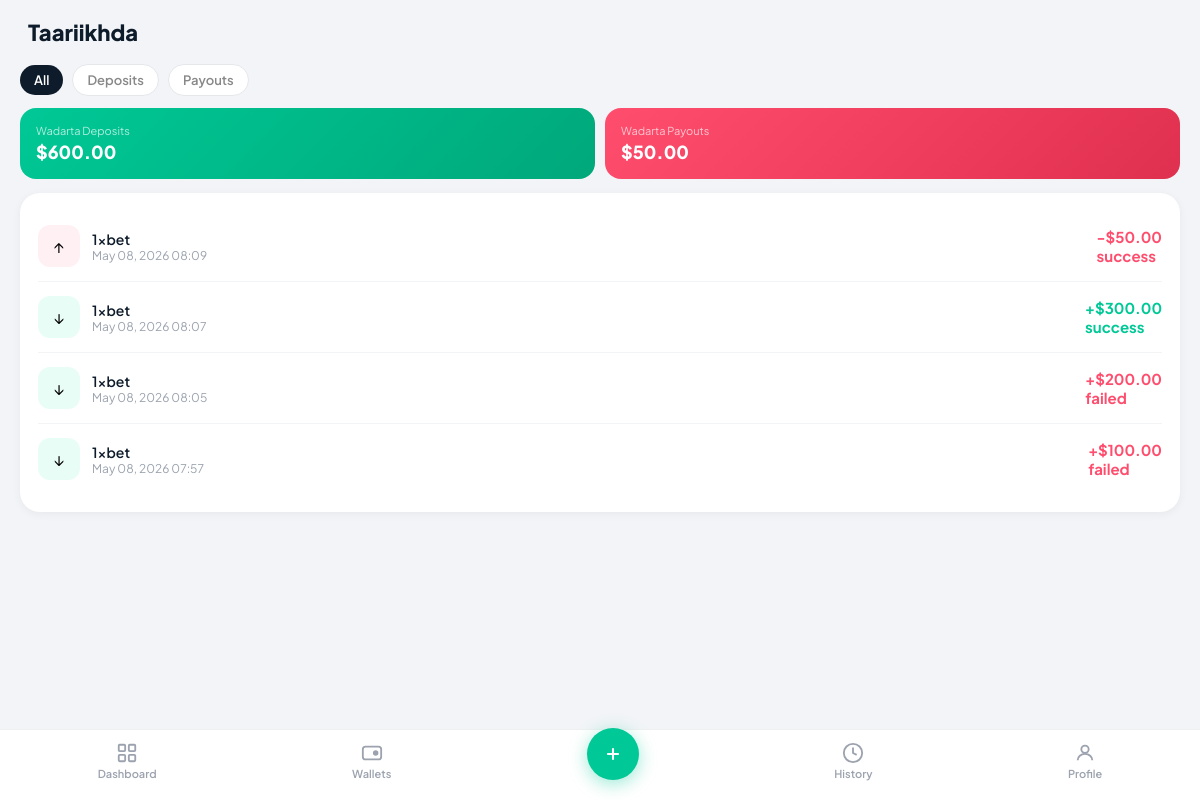
/history/ (signed in), run on the app's committed database.
### dashboard/models.py (models this page shows, shortened)
class Transaction(models.Model):
    TXN_TYPES = [('deposit', 'Deposit'), ('payout', 'Payout')]
    STATUS    = [('success', 'Success'), ('pending', 'Pending'), ('failed', 'Failed')]
    agent = models.ForeignKey(User,on_delete=models.CASCADE)
    wallet     = models.ForeignKey(Wallet, on_delete=models.CASCADE, related_name='transactions')
    phone = models.IntegerField(null=True)
    amount = models.FloatField()
    txn_type   = models.CharField(max_length=10, choices=TXN_TYPES)
    type_money = models.CharField(max_length=40)
    status     = models.CharField(max_length=10, choices=STATUS, default='pending')
    created_at = models.DateTimeField(auto_now_add=True)
    class Meta:
        ordering = ['-created_at']
        verbose_name = 'Transaction'
        verbose_name_plural = 'Transactions'
    @property
    def is_deposit(self):
        return self.txn_type == 'deposit'
    @property
    def display_amount(self):
        sign = '+' if self.is_deposit else '-'
        return f"{sign}${self.amount:,.2f}"

class Wallet(models.Model):
    agent        = models.ForeignKey(User, on_delete=models.CASCADE, related_name='wallets')
    name         = models.CharField(max_length=100)
    logo         = models.CharField(max_length=10, default='WL')
    location     = models.CharField(max_length=200)
    epos_id      = models.CharField(max_length=50, unique=True)
    balance      = models.DecimalField(max_digits=12, decimal_places=2, default=0)
    block_amount = models.DecimalField(max_digits=12, decimal_places=2, default=0)
    commission   = models.DecimalField(max_digits=12, decimal_places=2, default=0)
    dep_rate     = models.DecimalField(max_digits=5, decimal_places=2, default=5.0)
    with_rate    = models.DecimalField(max_digits=5, decimal_places=2, default=2.0)
    is_active    = models.BooleanField(default=True)
    created_at   = models.DateTimeField(default=timezone.now)
    class Meta:
        ordering = ['-created_at']
        verbose_name = 'Wallet'
        verbose_name_plural = 'Wallets'

### dashboard/views.py (the view)
# urls.py: path("history/",views.history,name="history"),
def history(request):
    filter_type = request.GET.get('filter', 'All')
    txns = Transaction.objects.filter(wallet__agent=request.user ).order_by('-created_at')
    failed = "failed"
    if filter_type == 'Deposits':
        txns = txns.filter(txn_type='deposit')
    elif filter_type == 'Payouts':
        txns = txns.filter(txn_type='payout')
    mytags = ['All','Deposits','Payouts']
    wadarta_deposit = Transaction.objects.filter(wallet__agent=request.user,txn_type="deposit")
    wadarta_payout = Transaction.objects.filter(wallet__agent=request.user,txn_type="payout")
    total_payout = 0
    for i in wadarta_payout:
        total_payout += int(i.amount)
    total_deposit = 0
    for total in wadarta_deposit:
        total_deposit += int(total.amount)
    context = {
        "filter_type":filter_type,
        "total_deposit":total_deposit,
        "total_payout":total_payout,
        "mytags":mytags,
        "transactions":txns,
        "failed":failed
    }
    return render(request,"history.html",context)

### templates/history.html (shortened to what this page needs)
{% extends "base.html" %}
{% block content %}
<div class="topbar">
  <span class="topbar-title">Taariikhda</span>
</div>
<div class="row" style="gap:clamp(6px,1.5vw,9px);padding:0 clamp(12px,3vw,20px) clamp(8px,1.5vw,12px);
                        overflow-x:auto;flex-shrink:0;">
  {% for f in mytags %}
    <a href="?filter={{ f }}"
       class="chip {% if filter_type == f %}chip-on{% else %}chip-off{% endif %}">
      {{ f }}
    </a>
  {% endfor %}
</div>
<div class="body-scroll" style="padding:0 clamp(12px,3vw,20px) clamp(10px,2vw,16px);">
  <div class="row" style="gap:clamp(8px,1.5vw,10px);margin-bottom:clamp(10px,2vw,14px);">
    <div style="flex:1;background:linear-gradient(135deg,#00c896,#00a87a);
                border-radius:clamp(12px,2.5vw,16px);padding:clamp(12px,2vw,16px);">
      <p style="font-size:clamp(10px,2vw,11px);color:rgba(255,255,255,.7);margin-bottom:3px;">
        Wadarta Deposits
      </p>
      <p style="font-size:clamp(15px,3.5vw,18px);font-weight:800;color:white;">
        ${{ total_deposit|floatformat:2 }}
      </p>
    </div>
    <div style="flex:1;background:linear-gradient(135deg,#ff4d6d,#e03050);
                border-radius:clamp(12px,2.5vw,16px);padding:clamp(12px,2vw,16px);">
      <p style="font-size:clamp(10px,2vw,11px);color:rgba(255,255,255,.7);margin-bottom:3px;">
        Wadarta Payouts
      </p>
      <p style="font-size:clamp(15px,3.5vw,18px);font-weight:800;color:white;">
        ${{ total_payout|floatformat:2 }}
      </p>
    </div>
  </div>
  <div class="info-card">
    {% for txn in transactions %}
      {% include "component/transaction_item.html" with txn=txn %}
    {% empty %}
      <p style="text-align:center;color:#9ca3af;padding:24px;font-size:13px;">
        Transactions lama helin.
      </p>
    {% endfor %}
  </div>
</div>
{% include "partials/_bottom_nav.html" %}
{% endblock %}

### templates/component/transaction_item.html
<div class="txn-item">
  <div class="row" style="gap:clamp(8px,2vw,12px);">
    <div class="txn-icon" style="background:{% if txn.is_deposit %}#e8fdf5{% else %}#fff0f3{% endif %}">
      <span>{% if txn.is_deposit %}↓{% else %}↑{% endif %}</span>
    </div>
    <div>
      <p class="txn-name">{{ txn.wallet.name }}</p>
      <p class="txn-time">{{ txn.created_at|date:"M d, Y  H:i" }}</p>
    </div>
  </div>
  <span class="txn-amt   {% if txn.status == failed %}red{% else %}
  {% if txn.is_deposit%}
  green
  {%else%}
  red
  {%endif%}
  {% endif %} ">
    {{ txn.display_amount }}
    <br/>
    {{txn.status}}
  </span>
</div>

### templates/base.html (style rules this page uses)
*,*::before,*::after { box-sizing:border-box;margin:0;padding:0; }
html,body { height:100%;width:100%;font-family:'Plus Jakarta Sans',sans-serif;background:#0d1b2a;overflow:hidden; }
.body-scroll { flex:1;overflow-y:auto;-webkit-overflow-scrolling:touch; }
.topbar { display:flex;align-items:center;justify-content:space-between;padding:clamp(10px,2vw,18px) clamp(14px,4vw,28px);background:#f2f4f7;flex-shrink:0; }
.topbar-title { font-size:clamp(17px,4vw,22px);font-weight:800;color:#0d1b2a; }
.txn-item { display:flex;justify-content:space-between;align-items:center;padding:clamp(10px,2vw,14px) 0;border-bottom:1px solid #f3f4f6; }
.txn-item:last-child { border-bottom:none; }
.txn-icon { width:clamp(34px,6vw,42px);height:clamp(34px,6vw,42px);border-radius:12px;display:flex;align-items:center;justify-content:center;font-size:clamp(13px,3vw,16px);flex-shrink:0; }
.txn-name { font-size:clamp(12px,2.8vw,14px);font-weight:600;color:#0d1b2a; }
.txn-time { font-size:clamp(10px,2vw,12px);color:#9ca3af; }
.txn-amt { font-size:clamp(13px,3vw,15px);font-weight:700; }
.chip { padding:clamp(5px,1vw,7px) clamp(10px,2vw,14px);border-radius:20px;font-size:clamp(11px,2.5vw,13px);font-weight:600;cursor:pointer;white-space:nowrap;border:none;text-decoration:none; }
.chip-on { background:#0d1b2a;color:white; }
.chip-off { background:white;color:#888;border:1.5px solid #e5e7eb; }
.info-card { background:white;border-radius:clamp(14px,3vw,20px);padding:clamp(14px,2.5vw,18px);box-shadow:0 2px 10px rgba(0,0,0,.05); }
.green { color:#00c896; }
.red { color:#ff4d6d; }
.row { display:flex;align-items:center; }

### data on the page
Transaction: wallet.name "1xbet", created_at "May 08, 2026 08:09", display_amount "-$50.00", status "success"
Transaction: wallet.name "1xbet", created_at "May 08, 2026 08:07", display_amount "+$300.00", status "success"
Transaction: wallet.name "1xbet", created_at "May 08, 2026 08:05", display_amount "+$200.00", status "failed"
Transaction: wallet.name "1xbet", created_at "May 08, 2026 07:57", display_amount "+$100.00", status "failed"

### other printed values
{{ f }} "All" "Deposits" "Payouts"
{{ total_deposit|floatformat:2 }} "600.00"
{{ total_payout|floatformat:2 }} "50.00"
